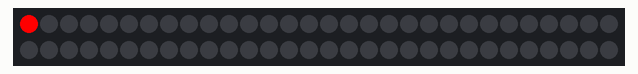
Simulated run of this sketch. Board: Arduino Uno, built with avr-gcc and run on an emulated ATmega328P. On the bench: 60 RGB LEDs in strip order, left to right, continuing on the next row.

Above: at 1.7 s.
At 19.9 s:
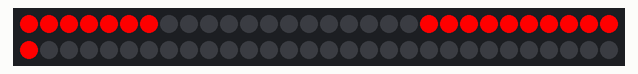
At 38.2 s:
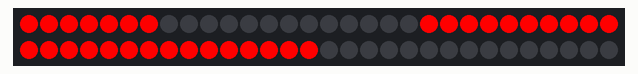

The sketch:

sketch_kitt-test4.ino
```cpp
/* Code for FastLED video tutorial
 *  by Nils Gregersen 2017
 *  youtube: hamburgtech
 *  email: info@hamburgtech.de
 */

#include <FastLED.h>

#define LED_PIN     6
//#define CLOCK_PIN 4
#define NUM_LEDS    60
#define LED_TYPE    WS2812B
#define COLOR_ORDER GRB
#define BRIGHTNESS  255

int nCounter =0;
int mCounter =255;
int fadeAmount = 1;
int brightness = 0;
int nLed=0;

int nLedB=0;

int nLoop =0;
int nSpeed =0;

CRGB leds[NUM_LEDS];

void setup() {
    delay(1000);
    LEDS.addLeds<LED_TYPE, LED_PIN, COLOR_ORDER>(leds, NUM_LEDS);
//  LEDS.addLeds<LED_TYPE, LED_PIN, CLOCK_PIN COLOR_ORDER>(leds, NUM_LEDS);
    FastLED.setBrightness(BRIGHTNESS);
    Serial.begin(9600);
}

void loop() {

 for(int i=0;i<=BRIGHTNESS;i++){

   leds[nLed] = 0xFF0000;
   leds[nLed].maximizeBrightness(i);
   FastLED.show();

   //delay(nSpeed);
   //Serial.println(i);

 }

 if(nLed>5) {

for(int j=BRIGHTNESS;j>=0;j--){

   //leds[nLed] = 0xFF0000;
   leds[nLedB].maximizeBrightness(j);
   FastLED.show();
if(nLedB<=60) { nLedB++; }
 }

  }


  if(nLed<=60) { nLed++; }
  //FastLED.clear();
}
```
